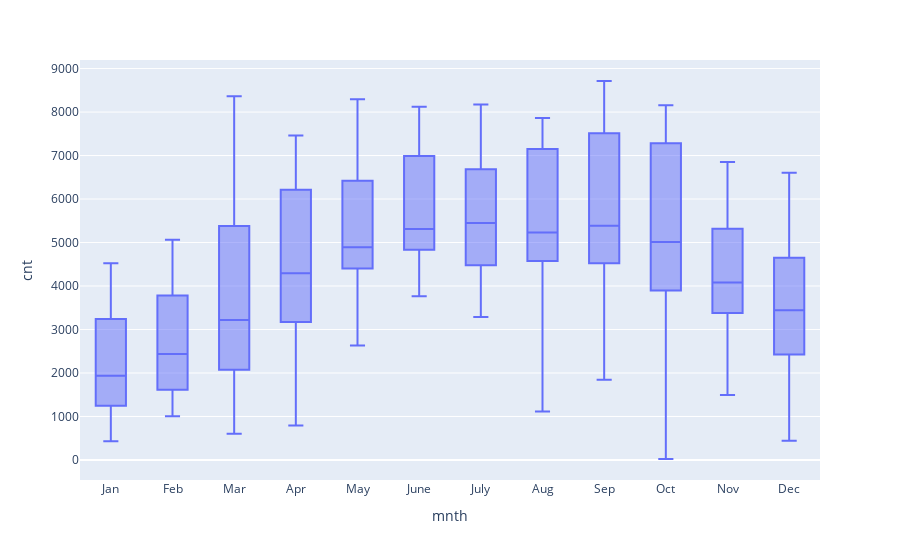

This figure's notebook cell:
### Markdown cell above
### Visualising Categorical Variables

As you might have noticed, there are a few categorical variables as well. Let's make a boxplot for some of these variables.

### Code cell
##Relationship between categorical and continuous variable
fig = px.box(bike, x="mnth", y="cnt")
fig.show()

### Figure 1 — Plotly figure (JSON) as saved in the notebook; plotly's stock layout.template omitted (floating-point values rounded to 4 significant figures; data arrays with more than 128 entries replaced by an {"elided": "..."} marker saying what was removed)
{"data": [{"alignmentgroup": "True", "hovertemplate": "mnth=%{x}<br>cnt=%{y}<extra></extra>", "legendgroup": "", "marker": {"color": "#636efa"}, "name": "", "notched": false, "offsetgroup": "", "orientation": "v", "showlegend": false, "type": "box", "x": {"elided": "730 str values"}, "x0": " ", "xaxis": "x", "y": {"elided": "730 int values"}, "y0": " ", "yaxis": "y"}], "layout": {"boxmode": "group", "legend": {"tracegroupgap": 0}, "margin": {"t": 60}, "xaxis": {"anchor": "y", "domain": [0, 1], "title": {"text": "mnth"}}, "yaxis": {"anchor": "x", "domain": [0, 1], "title": {"text": "cnt"}}}}
